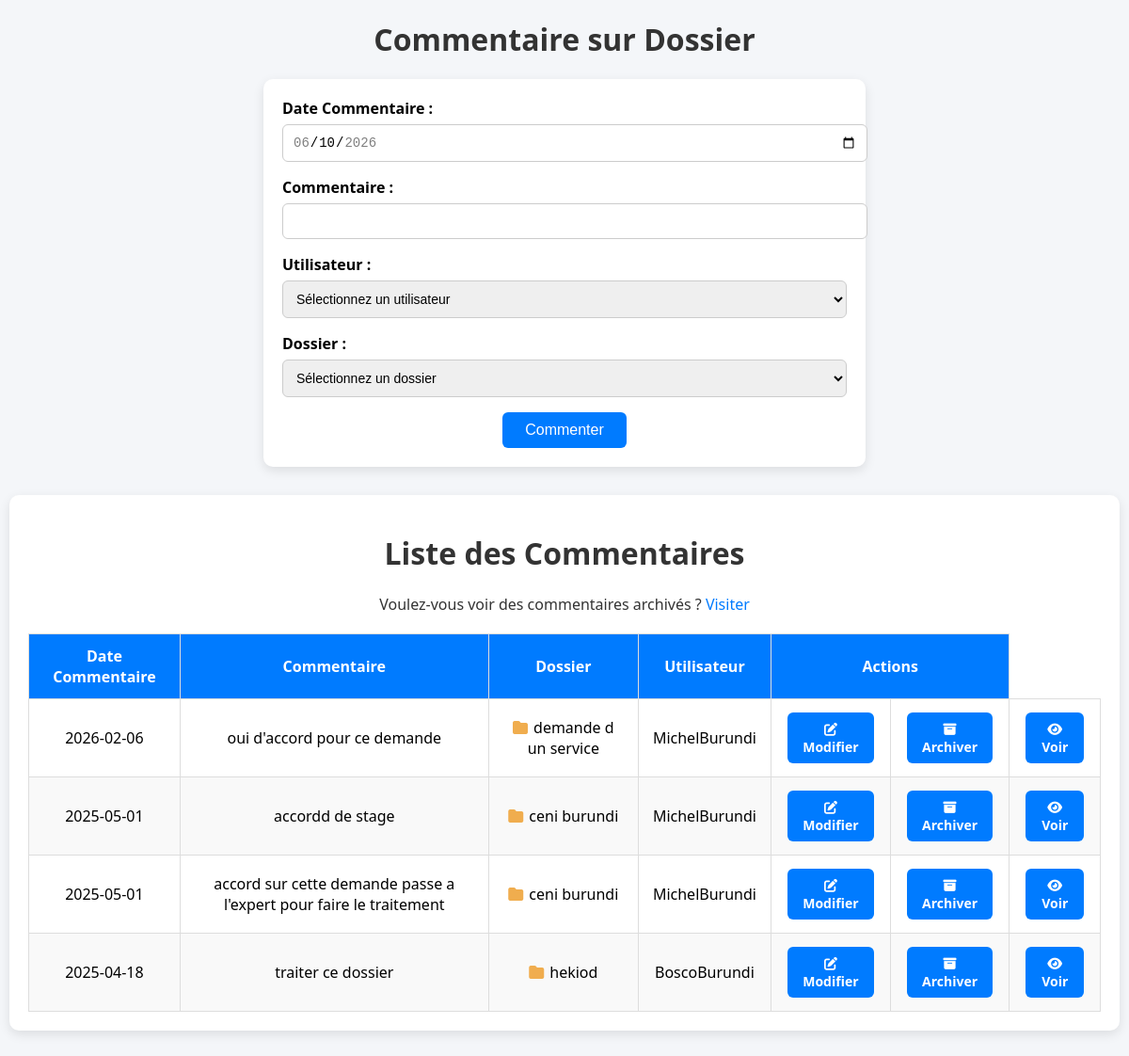
The page /comment.php (signed in) on the database its author committed.
### tables this page shows
CREATE TABLE `commentaires` (
  `id_commentaire` int(11) NOT NULL,
  `date_commentaire` date NOT NULL,
  `commentaire` text NOT NULL,
  `id_dossier` int(11) NOT NULL,
  `id_utilisateur` int(11) DEFAULT NULL
);

CREATE TABLE `dossiers` (
  `id_dossier` int(11) NOT NULL,
  `nom` varchar(50) NOT NULL,
  `numero_reference` varchar(50) DEFAULT NULL,
  `date_envoi` date NOT NULL,
  `date_reception` date NOT NULL,
  `objet` varchar(255) NOT NULL,
  `id_destinateur` int(11) DEFAULT NULL,
  `id_utilisateur` int(11) DEFAULT NULL
);

CREATE TABLE `utilisateurs` (
  `id_utilisateur` int(11) NOT NULL,
  `nom` varchar(255) NOT NULL,
  `prenom` varchar(255) NOT NULL,
  `telephone` varchar(20) NOT NULL,
  `email` varchar(255) NOT NULL,
  `username` varchar(50) NOT NULL,
  `password` varchar(255) NOT NULL,
  `role` varchar(50) NOT NULL,
  `created_at` timestamp NOT NULL DEFAULT current_timestamp()
);

### comment.php (the view, shortened to what this page needs)
<?php
include "connexion.php";
$affichageUtilisateur = $conn->query("
    SELECT
        com.id_commentaire,
        com.date_commentaire,
        com.commentaire,
        com.id_dossier, -- <= AJOUTE CETTE LIGNE
        dos.nom AS dossier,
        user.username AS utilisateur
    FROM
        commentaires AS com
    LEFT JOIN
        utilisateurs AS user ON com.id_utilisateur = user.id_utilisateur
    LEFT JOIN
        dossiers AS dos ON com.id_dossier = dos.id_dossier
    ORDER BY com.date_commentaire DESC, com.id_commentaire DESC
");
?>
<!DOCTYPE html>
<html lang="fr">
<head>
    <link rel="stylesheet" href="https://cdnjs.cloudflare.com/ajax/libs/font-awesome/6.5.0/css/all.min.css">
</head>
<body>
<center><h1>Commentaire sur Dossier</h1></center>
<form method="POST" action="">
    <div>
        <label>Date Commentaire :</label>
        <input type="date" name="date_commentaire" required value="<?php echo date('Y-m-d'); ?>" max="<?php echo date('Y-m-d'); ?>" min="<?php echo date('Y-m-d'); ?>"><br>
        <label>Commentaire :</label>
        <input type="text" name="commentaire" required><br>
    </div>
    <div class="utilisateur">
        <label>Utilisateur :</label>
        <select name="utilisateur" required>
            <option value="" disabled selected>Sélectionnez un utilisateur</option>
        </select>
    </div>
    <div class="dossier">
        <label>Dossier :</label>
        <select name="dossier" required>
            <option value="" disabled selected>Sélectionnez un dossier</option>
        </select>
    </div>
    <center><button type="submit" name="valider">Commenter</button></center>
</form>
<div class="container">
    <h1>Liste des Commentaires</h1>
    <p>Voulez-vous voir des commentaires archivés ? <a href="Archivage/affichage_comment.php">Visiter</a></p>
    <table>
        <thead>
            <tr>
                <th>Date Commentaire</th>
                <th>Commentaire</th>
                <th>Dossier</th>
                <th>Utilisateur</th>
                <th colspan="2">Actions</th>
            </tr>
        </thead>
        <tbody>
            <?php while ($commentaire = $affichageUtilisateur->fetch(PDO::FETCH_ASSOC)) { ?>
                <tr>
                    <td><?= htmlspecialchars($commentaire["date_commentaire"]); ?></td>
                    <td><?= htmlspecialchars($commentaire["commentaire"]); ?></td>
                    <td><i class="fa-solid fa-folder" style="color: #f0ad4e;"></i><?= htmlspecialchars($commentaire["dossier"]); ?></td>
                    <td><?= htmlspecialchars($commentaire["utilisateur"]); ?></td>
                    <td>
                        <a href="modifie_comment.php?mod=<?= $commentaire['id_commentaire']; ?>" class="action-btn edit">
                            <i class="fa fa-pen-to-square"></i> Modifier
                        </a>
                    </td>
                    <td>
                        <a href="Archivage/archivage_comment.php?mod=<?= $commentaire['id_commentaire']; ?>" class="action-btn archive">
                            <i class="fa fa-box-archive"></i> Archiver
                        </a>
                    </td>
                    <td>
                        <a href="comment_fichiers.php?dossier_id=<?= $commentaire['id_dossier']; ?>" class="action-btn view">
                            <i class="fa fa-eye"></i> Voir
                        </a>
                    </td>
                </tr>
            <?php } ?>
        </tbody>
    </table>
</div>
</body>
</html>

### comment.php (style rules this page uses)
body { font-family: 'Segoe UI', Tahoma, Geneva, Verdana, sans-serif; background: #f4f6f9; margin: 0; padding: 0; }
h1,p,a { margin-top: 20px; color: #333; text-align: center; }
form { background: #fff; padding: 20px; margin: 20px auto; max-width: 600px; border-radius: 10px; box-shadow: 0 4px 12px rgba(0,0,0,0.1); }
form label { display: block; margin-bottom: 6px; font-weight: bold; }
form input[type="text"], form input[type="date"], form select { width: 100%; padding: 10px; margin-bottom: 16px; border: 1px solid #ccc; border-radius: 6px; font-size: 14px; }
form button { background: #007bff; color: #fff; border: none; padding: 10px 24px; border-radius: 6px; cursor: pointer; font-size: 16px; transition: background 0.3s ease; }
.container { background: #fff; padding: 20px; margin: 30px auto; max-width: 95%; border-radius: 10px; box-shadow: 0 4px 12px rgba(0,0,0,0.1); }
.container p a { color: #007bff; text-decoration: none; }
table { width: 100%; border-collapse: collapse; margin-top: 20px; }
table thead { background: #007bff; color: white; }
table th, table td { padding: 12px 15px; border: 1px solid #ddd; text-align: center; }
table tr:nth-child(even) { background-color: #f9f9f9; }
table i.fa-folder { margin-right: 6px; }
.action-btn { display: inline-block; padding: 8px 12px; margin: 2px; border-radius: 6px; font-size: 14px; font-weight: bold; text-decoration: none; color: #fff; background-color: #007bff; transition: background-color 0.3s ease; }

### rows shown on the page
commentaires: date_commentaire "2026-02-06", commentaire "oui d'accord pour ce demande", id_dossier.nom "demande d un service", id_utilisateur.username "MichelBurundi"
commentaires: date_commentaire "2025-05-01", commentaire "accordd de stage", id_dossier.nom "ceni burundi", id_utilisateur.username "MichelBurundi"
commentaires: date_commentaire "2025-05-01", commentaire "accord sur cette demande passe a l'expert pour faire le traitement", id_dossier.nom "ceni burundi", id_utilisateur.username "MichelBurundi"
commentaires: date_commentaire "2025-04-18", commentaire "traiter ce dossier", id_dossier.nom "hekiod", id_utilisateur.username "BoscoBurundi"
